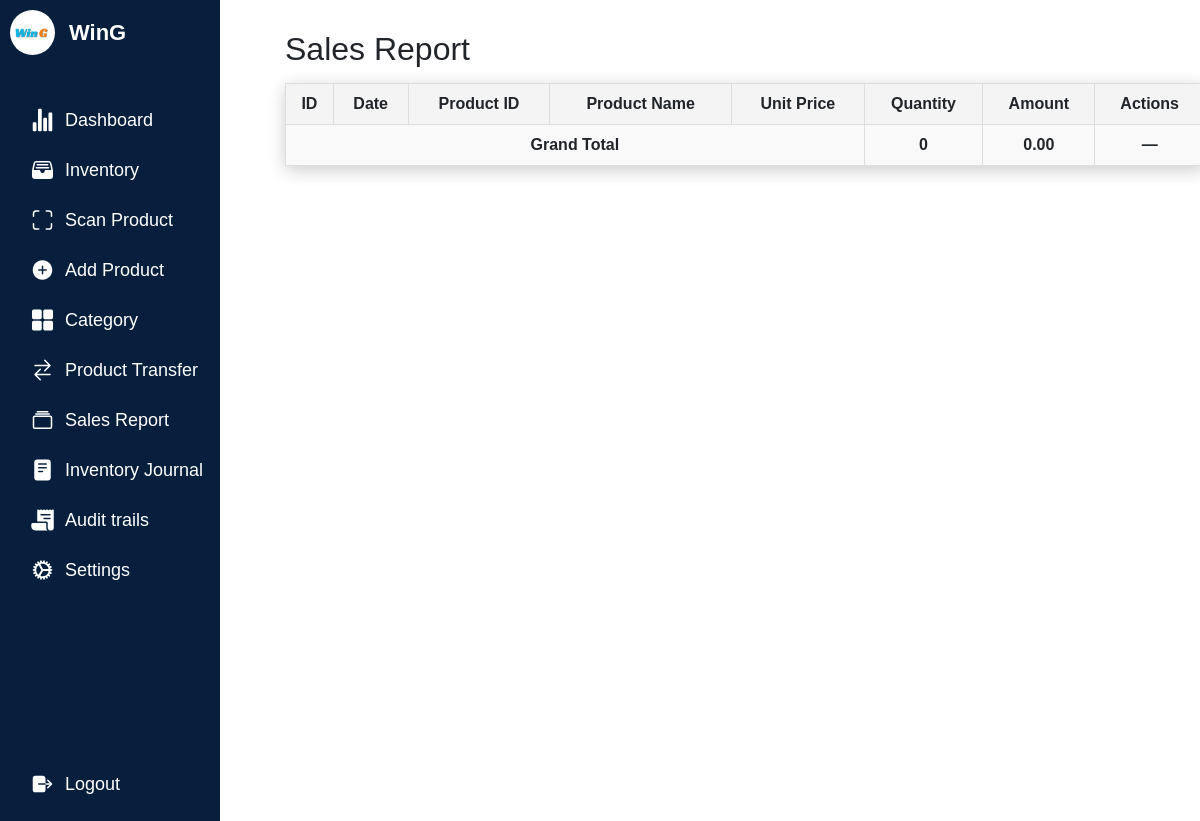
/sales_report.php, run on an earlier commit of the app's database.
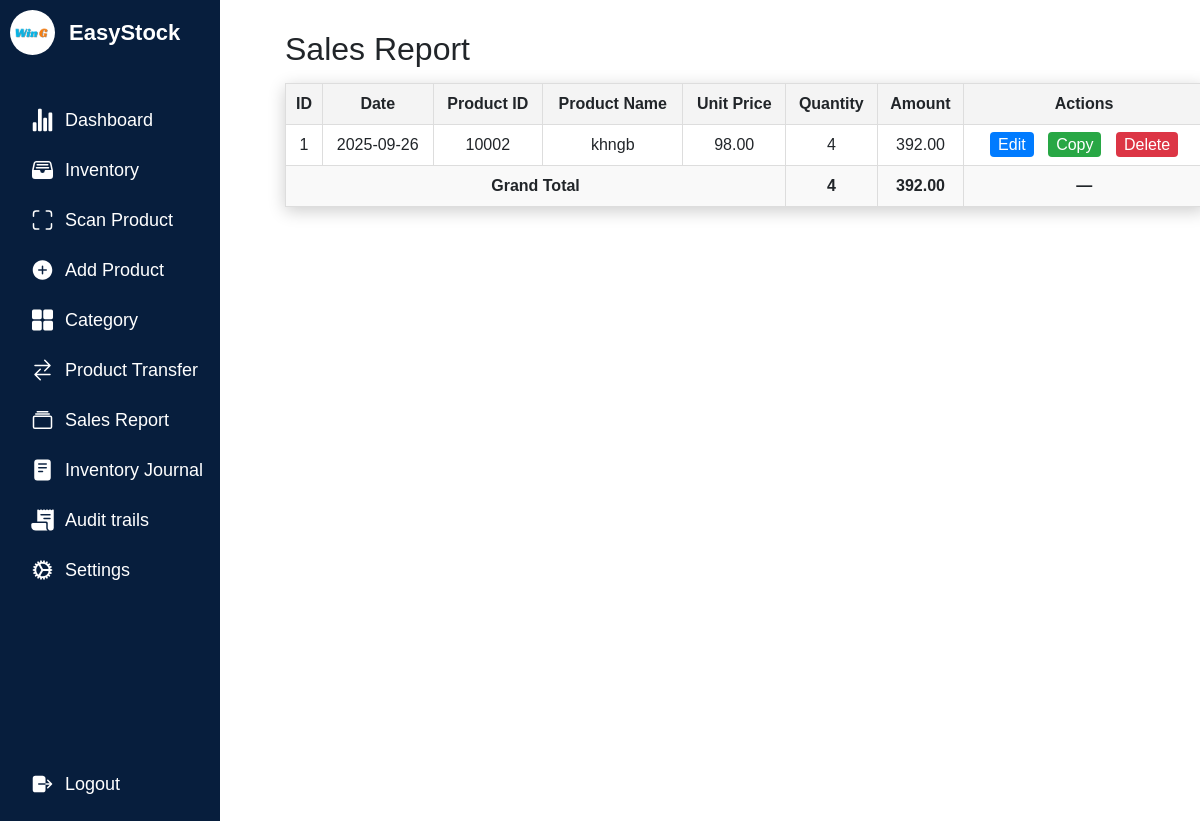
And on a later commit of the database.
### tables this page shows
CREATE TABLE `companyprofile` (
  `id` int(11) NOT NULL,
  `name` varchar(250) NOT NULL,
  `profilepicture` varchar(1000) DEFAULT NULL
);

CREATE TABLE `sales_report` (
  `id` int(11) NOT NULL,
  `date` date NOT NULL,
  `product_id` varchar(50) NOT NULL,
  `productname` varchar(255) NOT NULL,
  `unitprice` decimal(10,2) NOT NULL,
  `quantity` int(11) NOT NULL
);

### sales_report.php (the view, shortened to what this page needs)
<?php
include 'config.php';
$result = mysqli_query($conn, "SELECT * FROM sales_report ORDER BY date DESC");
$totalQuantity = 0;
$totalAmount   = 0;
$companyId = 1;
$query = "SELECT * FROM companyprofile WHERE id = ?";
$stmt1 = mysqli_prepare($conn, $query);
mysqli_stmt_bind_param($stmt1, "i", $companyId);
mysqli_stmt_execute($stmt1);
$result1 = mysqli_stmt_get_result($stmt1);
$companyProfile = mysqli_fetch_assoc($result1);
$companyProfileImagePath = $companyProfile['profilepicture'];
$companyName = $companyProfile['name'];
?>
<!DOCTYPE html>
<html lang="en">
<head>
    <link rel="stylesheet" href="testin3.css">
    <link href="https://cdn.jsdelivr.net/npm/bootstrap@5.3.1/dist/css/bootstrap.min.css" rel="stylesheet">
</head>
<body>
<nav>
<div class="logo">
<div class="logo-image">
    <?php
    if (!empty($companyProfileImagePath)) {
        echo '<img src="' . $companyProfileImagePath . '" alt="Company Logo" class="logoimage">';
    } else {
        echo '<img src="path/to/placeholder/image.jpg" alt="No Image" style="">';
    }
    ?>
</div>
    <div class="logo-name">
    <?php echo $companyName; ?>
    </div>
</div>
 <div class="menu-items">
            <ul class="navLinks">
            <li class="navList">
    <a href="Dashboard.php">
    <ion-icon name="stats-chart"></ion-icon>
        <span class="links">Dashboard</span>
    </a>
</li>
<li class="navList">
    <a href="Inventory.php">
        <ion-icon name="file-tray-full"></ion-icon>
        <span class="links">Inventory</span>
    </a>
</li>
<li class="navList">
    <a href="pro1.php">
        <ion-icon name="scan-outline"></ion-icon>
        <span class="links">Scan Product</span>
    </a>
</li>
<li class="navList">
    <a href="Product.php">
        <ion-icon name="add-circle"></ion-icon>
        <span class="links">Add Product</span>
    </a>
</li>
    <li class="navList">
        <a href="Category.php">
            <ion-icon name="grid"></ion-icon>
            <span class="links">Category</span>
        </a>
    </li>
    <li class="navList">
        <a href="Order.php">
        <ion-icon name="swap-horizontal"></ion-icon>
            <span class="links">Product Transfer</span>
        </a>
    </li>
   <li class="navList">
        <a href="sales_report.php">
        <ion-icon name="albums-outline"></ion-icon>
            <span class="links">Sales Report</span>
        </a>
    </li>
    <li class="navList">
        <a href="Reports.php">
            <ion-icon name="reader"></ion-icon>
            <span class="links">Inventory Journal</span>
        </a>
    </li>
    <li class="navList">
        <a href="audittrails.php">
        <ion-icon name="receipt"></ion-icon>
            <span class="links">Audit trails</span>
        </a>
    </li>
    <li class="navList">
        <a href="Settings.php">
            <ion-icon name="cog"></ion-icon>
            <span class="links">Settings</span>
        </a>
    </li>
            </ul>
            <ul class="bottom-link">
                <li>
                <a href="logout.php">
                    <ion-icon name="log-out"></ion-icon>
                    <span class="links">Logout</span>
                </a>
                </li>
        </div>
    </nav>
     <section class="dashboard">
<h2>Sales Report</h2>
<table>
    <tr>
        <th>ID</th>
        <th>Date</th>
        <th>Product ID</th>
        <th>Product Name</th>
        <th>Unit Price</th>
        <th>Quantity</th>
        <th>Amount</th>
        <th>Actions</th>
    </tr>
     <?php while ($row = mysqli_fetch_assoc($result)) {
        $amount = $row['unitprice'] * $row['quantity'];
        $totalQuantity += $row['quantity'];
        $totalAmount   += $amount;
    ?>
        <tr>
            <td><?= htmlspecialchars($row['id']) ?></td>
            <td><?= htmlspecialchars($row['date']) ?></td>
            <td><?= htmlspecialchars($row['product_id']) ?></td>
            <td><?= htmlspecialchars($row['productname']) ?></td>
            <td><?= number_format($row['unitprice'], 2) ?></td>
            <td><?= htmlspecialchars($row['quantity']) ?></td>
            <td><?= number_format($amount, 2) ?></td>
            <td>
                <a href="edit_sales.php?id=<?= $row['id'] ?>" class="edit">Edit</a>
                <a href="copy_sales.php?id=<?= $row['id'] ?>" class="copy">Copy</a>
                <a href="sales_report.php?delete=<?= $row['id'] ?>" class="delete" onclick="return confirm('Delete this record?')">Delete</a>
            </td>
        </tr>
    <?php } ?>
    <tr class="grand-total">
        <td colspan="5">Grand Total</td>
        <td><?= $totalQuantity ?></td>
        <td><?= number_format($totalAmount, 2) ?></td>
        <td>—</td>
    </tr>
</table>
</section>
</body>
</html>

What changed in the data, as far as the page shows it:
changed companyprofile: name "WinG" → "EasyStock"
added sales_report: id "1", date "2025-09-26", product "10002", productname "khngb", unitprice "98.00", quantity "4", amount "392.00"
Also different on the page:
$totalQuantity: "0" → "4"
$totalAmount: "0.00" → "392.00"
